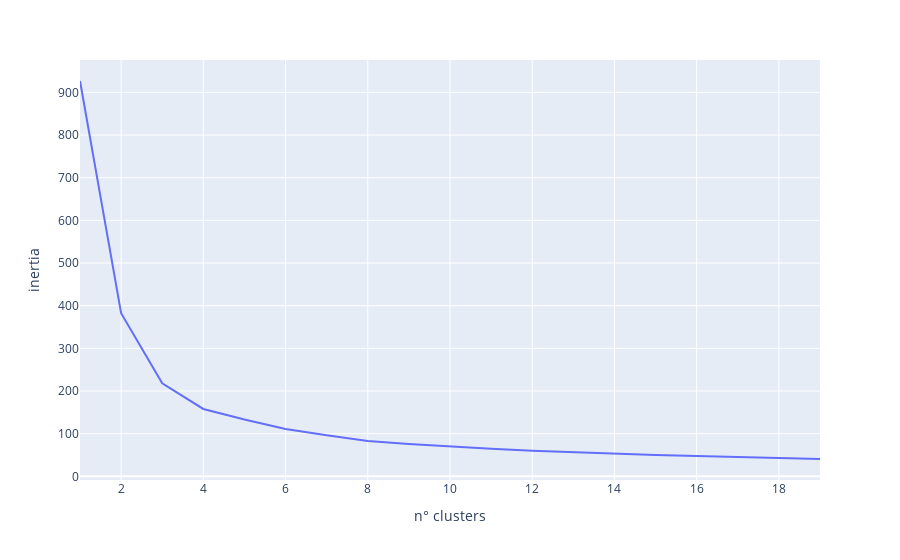

Write notebook code for a chart like this one.
### Code cell
# se grafican los valores de inertia según la cantidad de clusters
fig = px.line(intertias, y="inertia", x="n° clusters")
fig.show()

### Figure 1 — Plotly figure (JSON) as saved in the notebook; plotly's stock layout.template omitted (floating-point values rounded to 4 significant figures)
{"data": [{"hovertemplate": "n° clusters=%{x}<br>inertia=%{y}<extra></extra>", "legendgroup": "", "line": {"color": "#636efa", "dash": "solid"}, "marker": {"symbol": "circle"}, "mode": "lines", "name": "", "orientation": "v", "showlegend": false, "type": "scatter", "x": [1, 2, 3, 4, 5, 6, 7, 8, 9, 10, 11, 12, 13, 14, 15, 16, 17, 18, 19], "xaxis": "x", "y": [926.7, 382.3, 218.0, 157.9, 133.0, 111.0, 96.28, 82.7, 75.54, 69.31, 64.52, 60.14, 56.15, 52.39, 49.71, 47.33, 44.87, 42.46, 40.57], "yaxis": "y"}], "layout": {"legend": {"tracegroupgap": 0}, "margin": {"t": 60}, "xaxis": {"anchor": "y", "domain": [0, 1], "title": {"text": "n° clusters"}}, "yaxis": {"anchor": "x", "domain": [0, 1], "title": {"text": "inertia"}}}}
